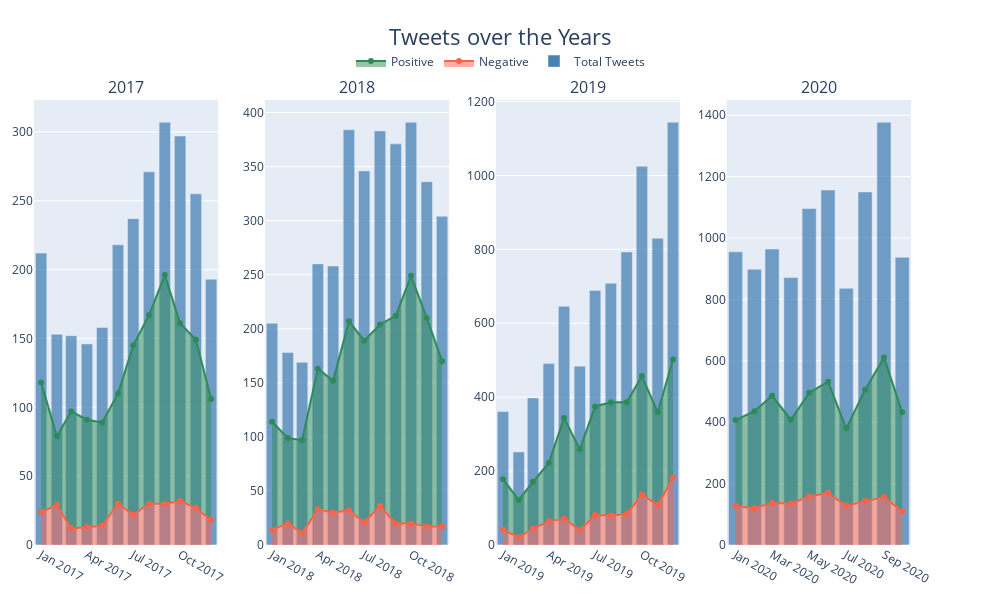

The cell this chart's notebook holds for it:
### Code cell
import plotly.graph_objects as go
from plotly.subplots import make_subplots
years = [2017, 2018, 2019, 2020]
fig = make_subplots(rows=1, cols=4, 
    subplot_titles=('2017', '2018', '2019', '2020'), 
    shared_yaxes=False, 
    specs=[[{"secondary_y": True}, {"secondary_y": True}, {"secondary_y": True}, {"secondary_y": True}]],
    horizontal_spacing=.05
    #layout= go.Layout(xaxis=go.XAxis(showticklabels=False))
    )

for i in range(4):
    df = m[(m['year'] == years[i])]

    trace = go.Bar(
        x=df['month'].tolist(),
        y=df['tweets'].tolist(),
        marker=dict(color='steelblue', opacity=.75),
        showlegend=(True if years[i] == 2020 else False),
        name='Total Tweets'
        )
    fig.add_trace(trace,row=1,col=i+1,secondary_y=False)

    trace = go.Scatter(
        x=df['month'].tolist(),
        y=df['negative'].tolist(),
        fill='tonexty',
        marker_color='tomato',
        showlegend=(True if years[i] == 2020 else False),
        name='Negative'
        )
    fig.add_trace(trace,row=1,col=i+1,secondary_y=False)
    
    trace = go.Scatter(
        x=df['month'].tolist(),
        y=df['positive'].tolist(),
        fill='tonexty',
        marker_color='seagreen',
        showlegend=(True if years[i] == 2020 else False),
        name='Positive'
        )
    fig.add_trace(trace,row=1,col=i+1,secondary_y=False)

fig.update_layout(
    title='Tweets over the Years',
    title_x=0.5,
    title_y=.95,
    title_font_size=22)

fig.update_layout(
    legend=dict(
        orientation='h',
        yanchor='top',
        xanchor='center',
        y=1.12,
        x=.5
        )
)
fig.update_layout(
    margin=dict(l=20, r=20, t=100, b=25)
)

fig.update_layout(height=600, width=1000)
fig.update_layout(showlegend=True)
fig.show()

### Figure 1 — Plotly figure (JSON) as saved in the notebook; plotly's stock layout.template omitted (floating-point values rounded to 4 significant figures)
{"data": [{"marker": {"color": "steelblue", "opacity": 0.75}, "name": "Total Tweets", "showlegend": false, "type": "bar", "x": ["2017-01-01", "2017-02-01", "2017-03-01", "2017-04-01", "2017-05-01", "2017-06-01", "2017-07-01", "2017-08-01", "2017-09-01", "2017-10-01", "2017-11-01", "2017-12-01"], "xaxis": "x", "y": [212, 153, 152, 146, 158, 218, 237, 271, 307, 297, 255, 193], "yaxis": "y"}, {"fill": "tonexty", "marker": {"color": "tomato"}, "name": "Negative", "showlegend": false, "type": "scatter", "x": ["2017-01-01", "2017-02-01", "2017-03-01", "2017-04-01", "2017-05-01", "2017-06-01", "2017-07-01", "2017-08-01", "2017-09-01", "2017-10-01", "2017-11-01", "2017-12-01"], "xaxis": "x", "y": [24, 29, 12, 13, 14, 30, 22, 30, 30, 32, 27, 18], "yaxis": "y"}, {"fill": "tonexty", "marker": {"color": "seagreen"}, "name": "Positive", "showlegend": false, "type": "scatter", "x": ["2017-01-01", "2017-02-01", "2017-03-01", "2017-04-01", "2017-05-01", "2017-06-01", "2017-07-01", "2017-08-01", "2017-09-01", "2017-10-01", "2017-11-01", "2017-12-01"], "xaxis": "x", "y": [118, 79, 97, 91, 89, 110, 145, 167, 196, 161, 149, 106], "yaxis": "y"}, {"marker": {"color": "steelblue", "opacity": 0.75}, "name": "Total Tweets", "showlegend": false, "type": "bar", "x": ["2018-01-01", "2018-02-01", "2018-03-01", "2018-04-01", "2018-05-01", "2018-06-01", "2018-07-01", "2018-08-01", "2018-09-01", "2018-10-01", "2018-11-01", "2018-12-01"], "xaxis": "x2", "y": [205, 178, 169, 260, 258, 384, 346, 383, 371, 391, 336, 304], "yaxis": "y3"}, {"fill": "tonexty", "marker": {"color": "tomato"}, "name": "Negative", "showlegend": false, "type": "scatter", "x": ["2018-01-01", "2018-02-01", "2018-03-01", "2018-04-01", "2018-05-01", "2018-06-01", "2018-07-01", "2018-08-01", "2018-09-01", "2018-10-01", "2018-11-01", "2018-12-01"], "xaxis": "x2", "y": [14, 20, 11, 33, 30, 32, 21, 36, 20, 20, 17, 17], "yaxis": "y3"}, {"fill": "tonexty", "marker": {"color": "seagreen"}, "name": "Positive", "showlegend": false, "type": "scatter", "x": ["2018-01-01", "2018-02-01", "2018-03-01", "2018-04-01", "2018-05-01", "2018-06-01", "2018-07-01", "2018-08-01", "2018-09-01", "2018-10-01", "2018-11-01", "2018-12-01"], "xaxis": "x2", "y": [114, 99, 97, 163, 152, 207, 189, 204, 212, 249, 210, 170], "yaxis": "y3"}, {"marker": {"color": "steelblue", "opacity": 0.75}, "name": "Total Tweets", "showlegend": false, "type": "bar", "x": ["2019-01-01", "2019-02-01", "2019-03-01", "2019-04-01", "2019-05-01", "2019-06-01", "2019-07-01", "2019-08-01", "2019-09-01", "2019-10-01", "2019-11-01", "2019-12-01"], "xaxis": "x3", "y": [361, 252, 398, 491, 646, 484, 689, 708, 793, 1025, 830, 1144], "yaxis": "y5"}, {"fill": "tonexty", "marker": {"color": "tomato"}, "name": "Negative", "showlegend": false, "type": "scatter", "x": ["2019-01-01", "2019-02-01", "2019-03-01", "2019-04-01", "2019-05-01", "2019-06-01", "2019-07-01", "2019-08-01", "2019-09-01", "2019-10-01", "2019-11-01", "2019-12-01"], "xaxis": "x3", "y": [41, 21, 44, 64, 71, 41, 81, 80, 84, 136, 108, 182], "yaxis": "y5"}, {"fill": "tonexty", "marker": {"color": "seagreen"}, "name": "Positive", "showlegend": false, "type": "scatter", "x": ["2019-01-01", "2019-02-01", "2019-03-01", "2019-04-01", "2019-05-01", "2019-06-01", "2019-07-01", "2019-08-01", "2019-09-01", "2019-10-01", "2019-11-01", "2019-12-01"], "xaxis": "x3", "y": [178, 122, 171, 222, 344, 259, 375, 386, 386, 457, 359, 502], "yaxis": "y5"}, {"marker": {"color": "steelblue", "opacity": 0.75}, "name": "Total Tweets", "showlegend": true, "type": "bar", "x": ["2020-01-01", "2020-02-01", "2020-03-01", "2020-04-01", "2020-05-01", "2020-06-01", "2020-07-01", "2020-08-01", "2020-09-01", "2020-10-01"], "xaxis": "x4", "y": [955, 898, 964, 871, 1096, 1156, 836, 1150, 1377, 937], "yaxis": "y7"}, {"fill": "tonexty", "marker": {"color": "tomato"}, "name": "Negative", "showlegend": true, "type": "scatter", "x": ["2020-01-01", "2020-02-01", "2020-03-01", "2020-04-01", "2020-05-01", "2020-06-01", "2020-07-01", "2020-08-01", "2020-09-01", "2020-10-01"], "xaxis": "x4", "y": [127, 120, 137, 135, 158, 169, 128, 143, 156, 110], "yaxis": "y7"}, {"fill": "tonexty", "marker": {"color": "seagreen"}, "name": "Positive", "showlegend": true, "type": "scatter", "x": ["2020-01-01", "2020-02-01", "2020-03-01", "2020-04-01", "2020-05-01", "2020-06-01", "2020-07-01", "2020-08-01", "2020-09-01", "2020-10-01"], "xaxis": "x4", "y": [407, 436, 486, 408, 496, 532, 380, 506, 611, 432], "yaxis": "y7"}], "layout": {"annotations": [{"font": {"size": 16}, "showarrow": false, "text": "2017", "x": 0.09875, "xanchor": "center", "xref": "paper", "y": 1, "yanchor": "bottom", "yref": "paper"}, {"font": {"size": 16}, "showarrow": false, "text": "2018", "x": 0.3462, "xanchor": "center", "xref": "paper", "y": 1, "yanchor": "bottom", "yref": "paper"}, {"font": {"size": 16}, "showarrow": false, "text": "2019", "x": 0.5938, "xanchor": "center", "xref": "paper", "y": 1, "yanchor": "bottom", "yref": "paper"}, {"font": {"size": 16}, "showarrow": false, "text": "2020", "x": 0.8412, "xanchor": "center", "xref": "paper", "y": 1, "yanchor": "bottom", "yref": "paper"}], "height": 600, "legend": {"orientation": "h", "x": 0.5, "xanchor": "center", "y": 1.12, "yanchor": "top"}, "margin": {"b": 25, "l": 20, "r": 20, "t": 100}, "showlegend": true, "title": {"font": {"size": 22}, "text": "Tweets over the Years", "x": 0.5, "y": 0.95}, "width": 1000, "xaxis": {"anchor": "y", "domain": [0, 0.1975]}, "xaxis2": {"anchor": "y3", "domain": [0.2475, 0.445]}, "xaxis3": {"anchor": "y5", "domain": [0.495, 0.6925]}, "xaxis4": {"anchor": "y7", "domain": [0.7425, 0.94]}, "yaxis": {"anchor": "x", "domain": [0, 1]}, "yaxis2": {"anchor": "x", "overlaying": "y", "side": "right"}, "yaxis3": {"anchor": "x2", "domain": [0, 1]}, "yaxis4": {"anchor": "x2", "overlaying": "y3", "side": "right"}, "yaxis5": {"anchor": "x3", "domain": [0, 1]}, "yaxis6": {"anchor": "x3", "overlaying": "y5", "side": "right"}, "yaxis7": {"anchor": "x4", "domain": [0, 1]}, "yaxis8": {"anchor": "x4", "overlaying": "y7", "side": "right"}}}
